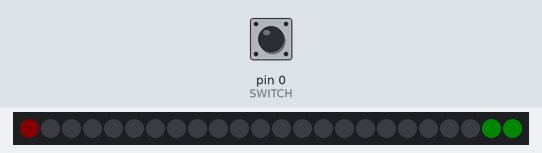
Recording of a sketch running on a simulated Arduino Uno, built with avr-gcc and run on an emulated ATmega328P. Parts: 24 RGB LEDs in strip order, left to right. Inputs (shaded band) come from the test bench; at power-on: pin 0 (SWITCH) HIGH. Dim RGB values are drawn brighter than linear; random numbers use the default seed unless the sketch sets one.

Above: at 1.2 s.
1.3 s: pin 0 (SWITCH) pulled LOW for 3.2 s
At 4.59 s:
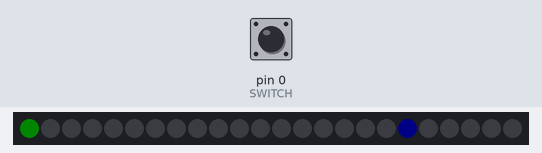
5.1 s: pin 0 (SWITCH) pulled LOW for 0.15 s
At 5.39 s:
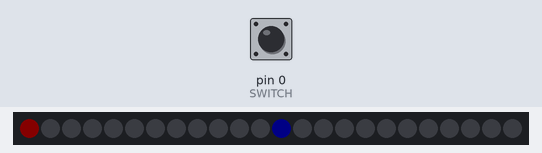
5.8 s: pin 0 (SWITCH) pulled LOW for 1 s
At 5.88 s:
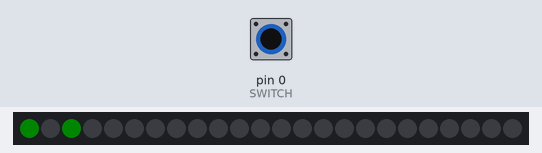
7.4 s: pin 0 (SWITCH) pulled LOW for 0.15 s
At 7.7 s:
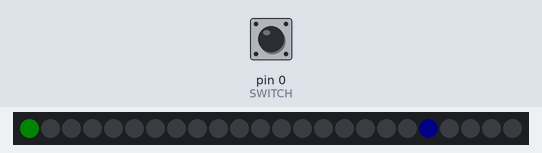
Timing chart, 0 to 9.1 s (numbered marks = the images above; inputs shaded):
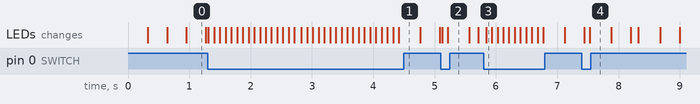

The sketch:

TinyGame.ino
```cpp
#include <Adafruit_NeoPixel.h>

long randNumber;

#define SWITCH 0
#define PIN 4
#define NUMPIXELS 24

Adafruit_NeoPixel pixels = Adafruit_NeoPixel(NUMPIXELS, PIN, NEO_GRB + NEO_KHZ800);

// 0 = Red; 1 = Green; 2 = Blue
int colors[3][3] = {{100, 0, 0}, {0, 100, 0}, {0, 0, 100}};

int delayval = 20;
int paddleColor = 0;

void setup() {

  pixels.begin();
  pinMode(4, OUTPUT);
  pixels.setBrightness(20);
  pinMode(SWITCH, INPUT_PULLUP);
}

void loop() {

  // Color Of Ball
  int r = random(3);

  // Sets First Led to correct color
  pixels.setPixelColor(0, pixels.Color(colors[paddleColor][0], colors[paddleColor][1], colors[paddleColor][2]));
  pixels.show();
  delay(delayval);

  int i = 1;
  while(i < NUMPIXELS) {
    // Reset paddle led because Im lazy
    pixels.setPixelColor(0, pixels.Color(colors[paddleColor][0], colors[paddleColor][1], colors[paddleColor][2]));

    pixels.setPixelColor(i, pixels.Color(colors[r][0], colors[r][1], colors[r][2]));
    pixels.show();
    delay(delayval);
    pixels.setPixelColor(i - 1, pixels.Color(0, 0, 0));
    pixels.show();
    delay(delayval);
    i++;

    // Changes Paddle Color
    if(!digitalRead(SWITCH)) {
      // Needs to be changed if there is going to be more than 3 colors
      if(paddleColor == 2) {
        paddleColor = -1;
      }
      paddleColor++;
      pixels.setPixelColor(0, pixels.Color(colors[paddleColor][0], colors[paddleColor][1], colors[paddleColor][2]));
      pixels.show();
      delay(50);
    }
  }

  //---------------------
  // Opposite Direction
  //---------------------

  // Color Of Ball
  r = random(3);

  // Sets First Led to correct color
  pixels.setPixelColor(23, pixels.Color(colors[paddleColor][0], colors[paddleColor][1], colors[paddleColor][2]));
  pixels.show();
  delay(delayval);

  i = NUMPIXELS - 1;
  while(1 < i) {
    // Reset paddle led because Im lazy
    pixels.setPixelColor(0, pixels.Color(colors[paddleColor][0], colors[paddleColor][1], colors[paddleColor][2]));

    pixels.setPixelColor(i - 1, pixels.Color(colors[r][0], colors[r][1], colors[r][2]));
    pixels.show();
    delay(delayval);
    pixels.setPixelColor(i, pixels.Color(0, 0, 0));
    pixels.show();
    delay(delayval);
    i--;

    // Changes Paddle Color
    if(!digitalRead(SWITCH)) {
      // Needs to be changed if there is going to be more than 3 colors
      if(paddleColor == 2) {
        paddleColor = -1;
      }
      paddleColor++;
      pixels.setPixelColor(0, pixels.Color(colors[paddleColor][0], colors[paddleColor][1], colors[paddleColor][2]));
      pixels.show();
      delay(50);
    }
  }


}
```
